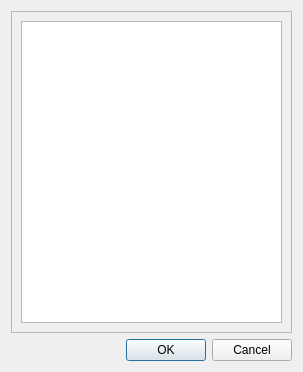
<?xml version="1.0" encoding="UTF-8"?>
<ui version="4.0">
 <class>FindDialog</class>
 <widget class="QDialog" name="FindDialog">
  <property name="geometry">
   <rect>
    <x>0</x>
    <y>0</y>
    <width>303</width>
    <height>372</height>
   </rect>
  </property>
  <property name="windowTitle">
   <string>Dialog</string>
  </property>
  <layout class="QGridLayout" name="gridLayout">
   <item row="0" column="0">
    <widget class="QScrollArea" name="scrollArea">
     <property name="widgetResizable">
      <bool>true</bool>
     </property>
     <widget class="QWidget" name="scrollAreaWidgetContents">
      <property name="geometry">
       <rect>
        <x>0</x>
        <y>0</y>
        <width>281</width>
        <height>319</height>
       </rect>
      </property>
      <layout class="QGridLayout" name="gridLayout_2">
       <item row="0" column="0">
        <widget class="QTextBrowser" name="textBrowser"/>
       </item>
      </layout>
     </widget>
    </widget>
   </item>
   <item row="1" column="0">
    <widget class="QDialogButtonBox" name="buttonBox">
     <property name="orientation">
      <enum>Qt::Horizontal</enum>
     </property>
     <property name="standardButtons">
      <set>QDialogButtonBox::Cancel|QDialogButtonBox::Ok</set>
     </property>
    </widget>
   </item>
  </layout>
 </widget>
 <resources/>
 <connections>
  <connection>
   <sender>buttonBox</sender>
   <signal>accepted()</signal>
   <receiver>FindDialog</receiver>
   <slot>accept()</slot>
   <hints>
    <hint type="sourcelabel">
     <x>248</x>
     <y>254</y>
    </hint>
    <hint type="destinationlabel">
     <x>157</x>
     <y>274</y>
    </hint>
   </hints>
  </connection>
  <connection>
   <sender>buttonBox</sender>
   <signal>rejected()</signal>
   <receiver>FindDialog</receiver>
   <slot>reject()</slot>
   <hints>
    <hint type="sourcelabel">
     <x>316</x>
     <y>260</y>
    </hint>
    <hint type="destinationlabel">
     <x>286</x>
     <y>274</y>
    </hint>
   </hints>
  </connection>
 </connections>
</ui>
